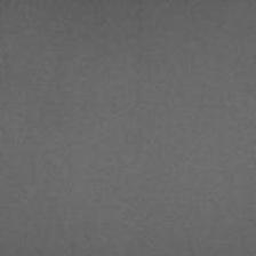
#> input picture good.png, 256 x 256 px
$ python condition.py
#> lines starting #> are read from the running program, lines starting #| are printed output that depends on the picture; after the words box and inside, x2 and y2 are one past the last pixel; in counts of white or black regions, pixels touching at a corner belong together
import os
import cv2
import numpy as np
from tqdm import tqdm

def process_image_to_three_channel(img_path = './good.png', mask_path='./mask.png', anomaly_id=3):
#> called with img_path = './good.png', mask_path = './mask.png', anomaly_id = 3
    img = cv2.imread(img_path)
#> img is the input picture: shape (256, 256, 3); min 89, max 116, mean 105.6
    mask = cv2.imread(mask_path, cv2.IMREAD_GRAYSCALE)
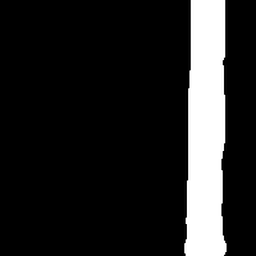
#> input picture mask.png, 256 x 256 px
#> mask is the input picture: shape (256, 256); min 0, max 255, mean 35.5
    gray_img = cv2.cvtColor(img, cv2.COLOR_BGR2GRAY)

    LOW_THRESHOLD = 50
    HIGH_THRESHOLD = 100

    output_image = np.zeros((img.shape[0], img.shape[1], 3), dtype=np.uint8)

    if mask is not None:
        _, binary_mask = cv2.threshold(mask, 120, 255, cv2.THRESH_BINARY)
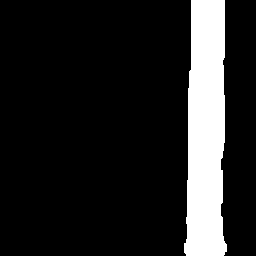
#> binary_mask: shape (256, 256); 13.9% white; 1 white region, box (x1, y1, x2, y2) and area: (184, 0, 227, 256) 9106
        binary_mask = binary_mask.astype(np.uint8)

        masked_gray = gray_img.copy()
        masked_gray[binary_mask == 255] = 0
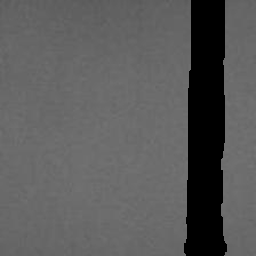
#> masked_gray: shape (256, 256); min 0, max 116, mean 90.7

        edges = cv2.Canny(masked_gray, LOW_THRESHOLD, HIGH_THRESHOLD)
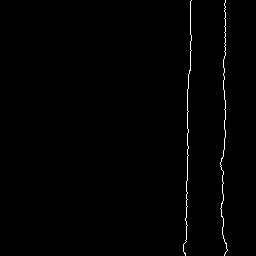
#> edges: shape (256, 256); 0.79% white in thin lines or dots, all inside (x1, y1, x2, y2) = (183, 0, 228, 256)

        binary_mask[binary_mask == 255] = 256 - anomaly_id

        output_image[:, :, 0] = masked_gray
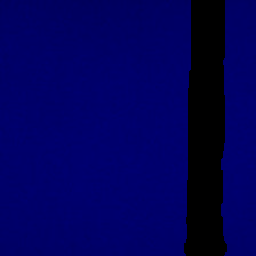
#> output_image: shape (256, 256, 3); mean of channels 0, 1, 2 90.7, 0, 0; drawn as B, G, R
        output_image[:, :, 1] = edges
        output_image[:, :, 2] = binary_mask
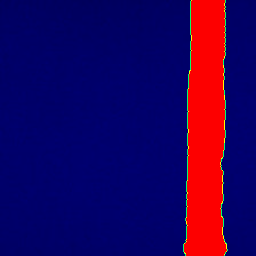
#> output_image: shape (256, 256, 3); mean of channels 0, 1, 2 90.7, 2, 35.2; drawn as B, G, R

    else:
        edges = cv2.Canny(gray_img, LOW_THRESHOLD, HIGH_THRESHOLD)
        output_image[:, :, 0] = gray_img
        output_image[:, :, 1] = edges
        output_image[:, :, 2] = 0

    output_img_path = './condition.png'

    cv2.imwrite(output_img_path, output_image)

    return output_image

if __name__ == '__main__':
    process_image_to_three_channel()
